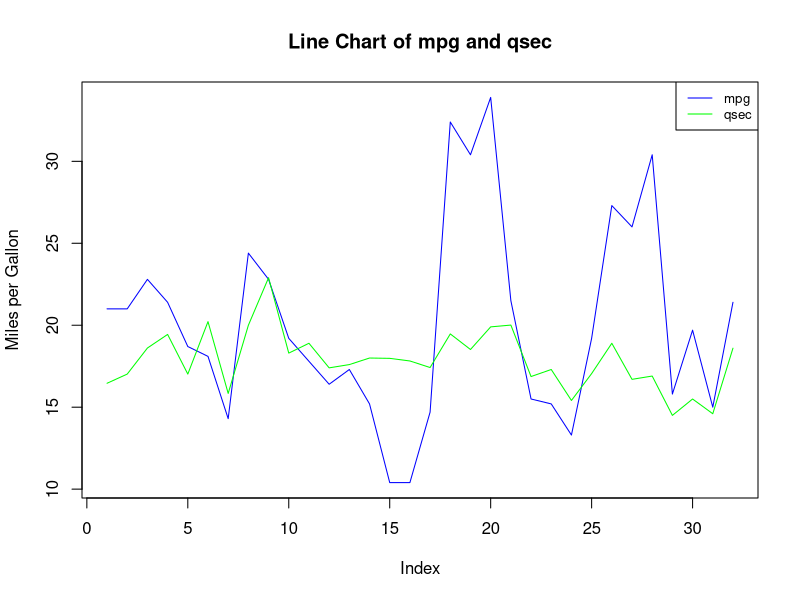

Generate this figure with R:
data("mtcars")

plot(mtcars$mpg, type = "l", col = "blue", xlab = "Index", ylab = "Miles per Gallon", main = "Line Chart of mpg and qsec")
lines(mtcars$qsec, col = "green")
legend("topright", legend = c("mpg", "qsec"), col = c("blue", "green"), lty = 1, cex = 0.8)

